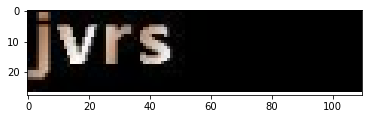
#> input picture assets/input.png, 373 x 118 px
$ python -i senescyt.py   (imports and definitions only)
#> lines starting #> are read from the running program, lines starting #| are printed output that depends on the picture; after the words box and inside, x2 and y2 are one past the last pixel; in counts of white or black regions, pixels touching at a corner belong together
#> further down, picture is the input picture: shape (118, 373, 3); mean B, G, R 103.8, 104.7, 106.5
# Decode captcha image with template matching

import sys
import os
import numpy as np
import cv2

# Default parameters
THR = 160
DEFAULT_TEMPLATE_MATCHING_THRESHOLD = 0.8
OFFSET_PIXELS = 2

# Template Class
class Template:
    # [13 lines left out: function __init__, not called in this run]

# Return image in b&w
def img2bw(img, threshold=THR):
#> called with threshold = 160
    gray = cv2.cvtColor(img, cv2.COLOR_BGR2GRAY)
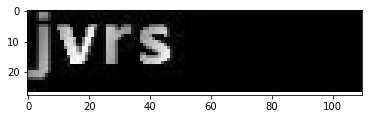
#> gray: shape (118, 373); min 0, max 255, mean 105.2
    gray_inv = cv2.bitwise_not(gray)
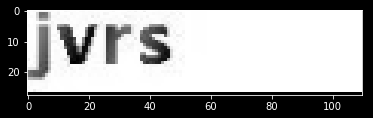
#> gray_inv: shape (118, 373); min 0, max 255, mean 149.8
    _, img_thr = cv2.threshold(gray_inv, threshold, 255, cv2.THRESH_BINARY)
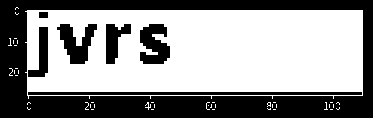
#> img_thr: shape (118, 373); 57.5% white; 7 black regions, largest, box (x1, y1, x2, y2) and area: (0, 0, 373, 118) 14869, (28, 92, 362, 95) 1002, (140, 24, 170, 64) 864
    img_bw = cv2.cvtColor(img_thr, cv2.COLOR_GRAY2BGR)
    return img_bw

# Read Symbols
# [80 lines left out: functions symbols, decode, not called in this run]

def get_string(detections):
    d_ = [d['LABEL'] for d in detections]
    return "".join(d_)


opts = [opt for opt in sys.argv[1:] if opt.startswith("-")]
args = [arg for arg in sys.argv[1:] if not arg.startswith("-")]
DIR_SYMBOLS = None

# [29 lines not run here, left out]

>>> import cv2
>>> picture = cv2.imread('assets/input.png')
>>> result = img2bw(picture)
